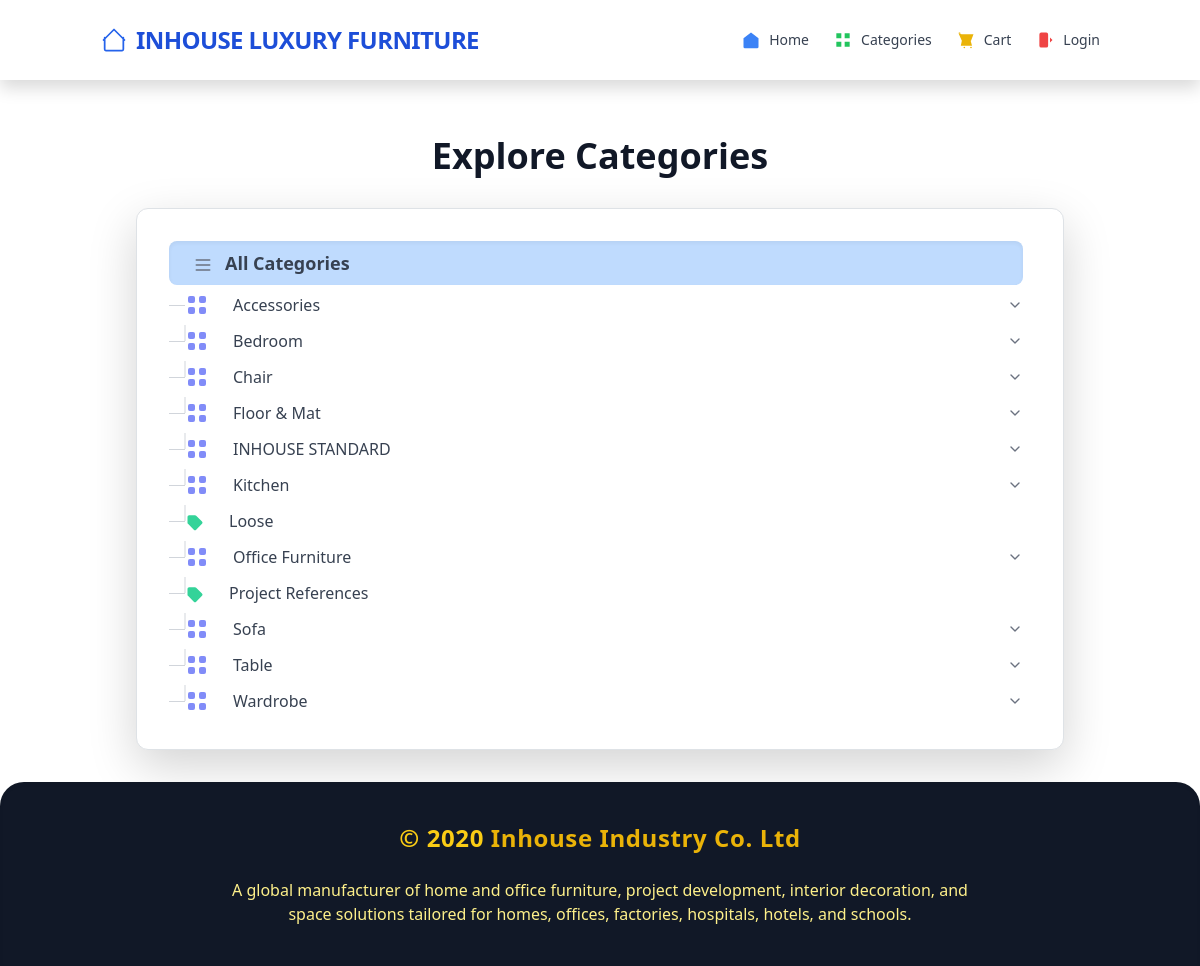
Page /categories/ on the earlier database version.
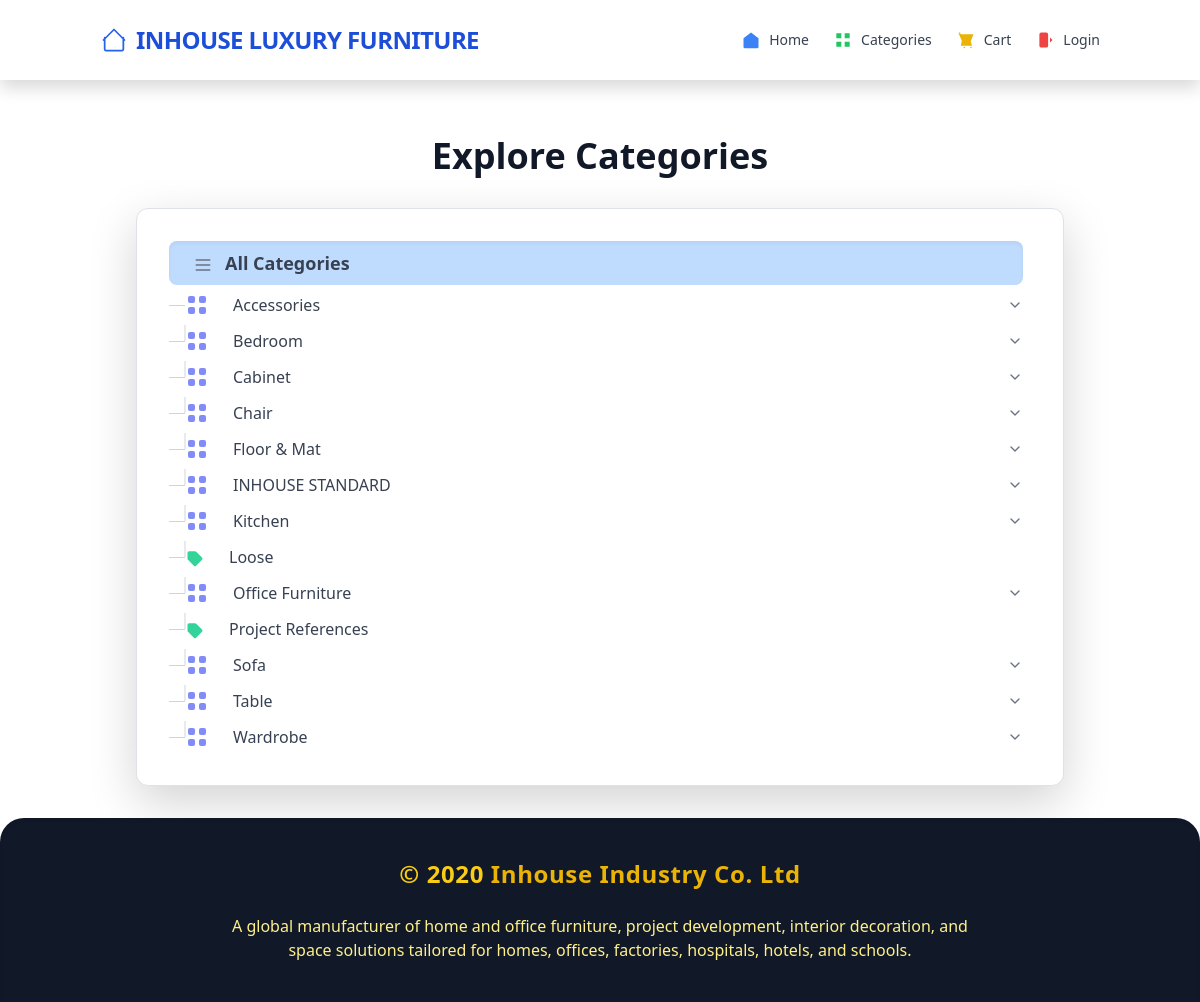
Same page on the later database version.
### store/models.py (models this page shows, shortened)
class Category(models.Model):
    name = models.CharField(max_length=100)
    parent = models.ForeignKey(
        'self',
        on_delete=models.SET_NULL,
        null=True,
        blank=True,
        related_name='children'
    )
    class Meta:
        verbose_name_plural = "Categories"
        ordering = ['parent__name', 'name']

### store/views.py (the view)
# urls.py: path('categories/', views.category_list, name='category_list'),
def category_list(request):
    top_level_categories = Category.objects.filter(parent__isnull=True).order_by('name')
    context = {
        'categories': top_level_categories,
    }
    return render(request, 'main/category_list.html', context)

### store/templates/main/category_list.html (shortened to what this page needs)
{% extends 'main/base.html' %}
{% block content %}
<div class="container mx-auto px-4 py-8">
    <h1 class="text-4xl font-extrabold text-gray-900 dark:text-white mb-8 text-center md:text-left">
        Explore Categories
    </h1>
    <div class="bg-white dark:bg-gray-800 rounded-xl shadow-lg p-6 sm:p-8 border border-gray-200 dark:border-gray-700">
        {% if categories %}
        <div class="max-h-[calc(100vh-15rem)] overflow-y-auto custom-scrollbar pr-2">
            <ul class="space-y-1">
                <li>
                    <a href="{% url 'furniture_list' %}" class="flex items-center px-4 py-2 rounded-lg text-gray-700 dark:text-gray-300 hover:bg-blue-100 dark:hover:bg-gray-700 transition duration-200 ease-in-out
                        {% if not selected_category_id %} bg-blue-200 dark:bg-blue-800 font-semibold text-blue-800 dark:text-blue-200 shadow-inner {% endif %}">
                        <span class="mr-3 text-gray-500 dark:text-gray-400">
                            <svg class="w-5 h-5 inline" fill="none" stroke="currentColor" viewBox="0 0 24 24" xmlns="http://www.w3.org/2000/svg"><path stroke-linecap="round" stroke-linejoin="round" stroke-width="2" d="M4 6h16M4 12h16M4 18h16"></path></svg>
                        </span>
                        <span class="text-lg">All Categories</span>
                    </a>
                </li>
                {% for category in categories %}
                    {% include 'main/_category_subtree.html' with category=category selected_category_id=selected_category_id is_root=True %}
                {% endfor %}
            </ul>
        </div>
        {% else %}
        <p class="text-gray-600 dark:text-gray-400 text-center py-10">No categories available to display.</p>
        {% endif %}
    </div>
</div>
{% endblock %}

### store/templates/main/_category_subtree.html (shortened to what this page needs)
<li class="relative">
    <div class="flex items-center group">
        {% if not category.is_root %}
        <div class="w-4 h-px bg-gray-300 dark:bg-gray-600"></div>
        {% endif %}
        {% if category.children.all %}
        <span class="grid-icon flex-shrink-0">
        </span>
        {% else %}
        <span class="label-icon flex-shrink-0">
        </span>
        {% endif %}
        <a href="{% url 'furniture_list' %}?category_id={{ category.pk }}"
           class="flex-grow ml-2 px-3 py-1 rounded-lg text-gray-700 dark:text-gray-300 hover:bg-blue-100 dark:hover:bg-gray-700 transition duration-200 ease-in-out
                  ">
            {{ category.name }}
        </a>
        {% if category.children.all %}
        <button type="button" class="ml-2 text-gray-500 dark:text-gray-400 focus:outline-none category-toggle" onclick="toggleCategory(this)">
            <svg class="w-4 h-4 transition-transform duration-200" fill="none" stroke="currentColor" stroke-width="2" viewBox="0 0 24 24">
                <path stroke-linecap="round" stroke-linejoin="round" d="M6 9l6 6 6-6" />
            </svg>
        </button>
        {% endif %}
    </div>
</li>

Differences in the rows shown:
added Category: name "Cabinet"
